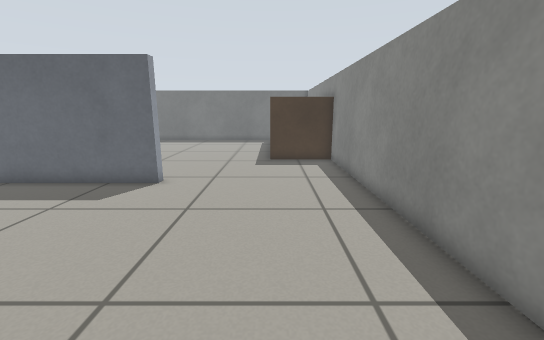
View 1 (above)

22 first-person views from a walk through a Gazebo world. The camera is 0.69 m above the floor, tilts 12° down and sees 90° across. The floor is counted in squares, 0.25 m on a side. Each view is taken from the middle of a square. On the plan, view 1 faces up. The plan holds only what a view shows up to about 19 squares ahead; the rest is blank.

View 2
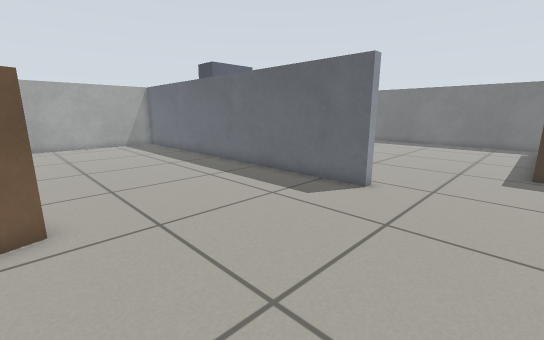

View 3
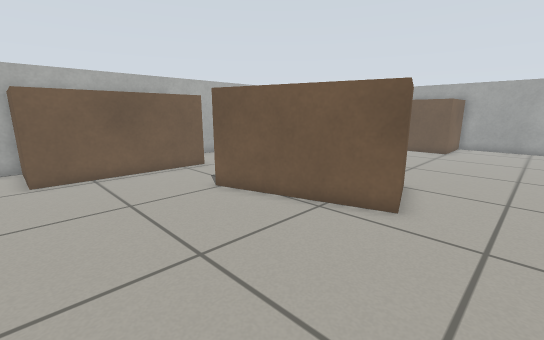

View 4
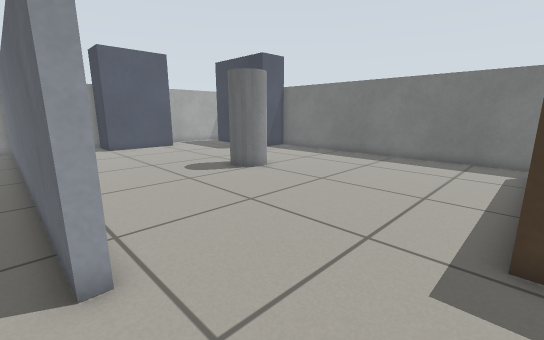

View 5
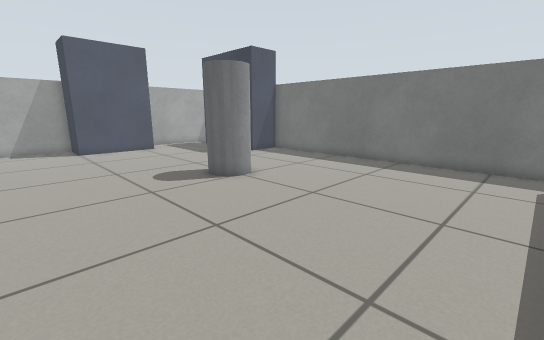

View 6
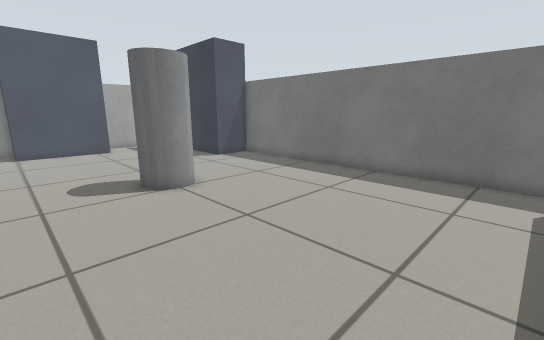

View 7
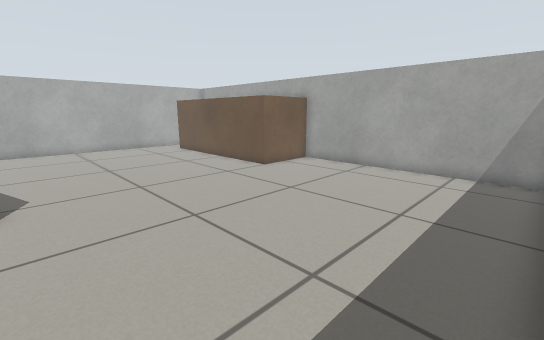

View 8
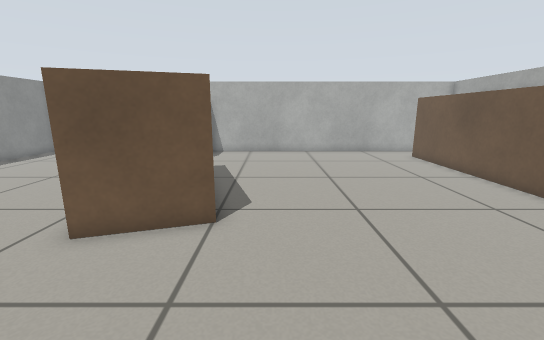

View 9
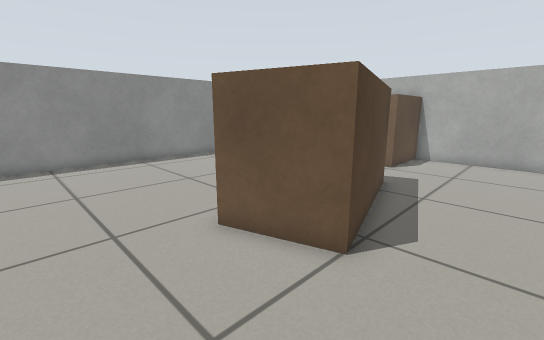

View 10
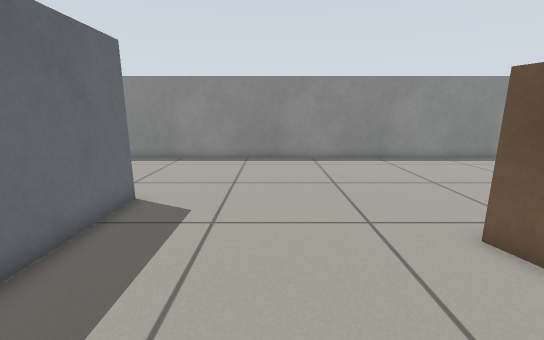

View 11
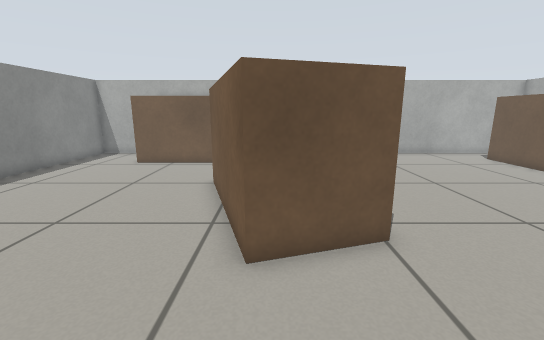

View 12
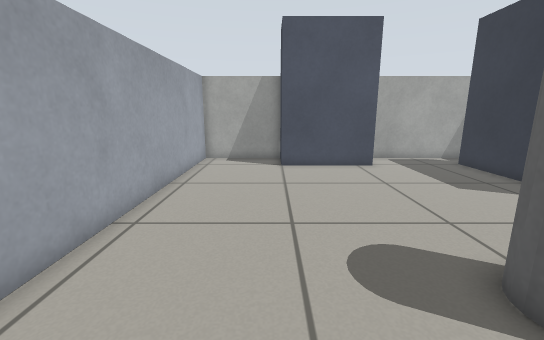

View 13
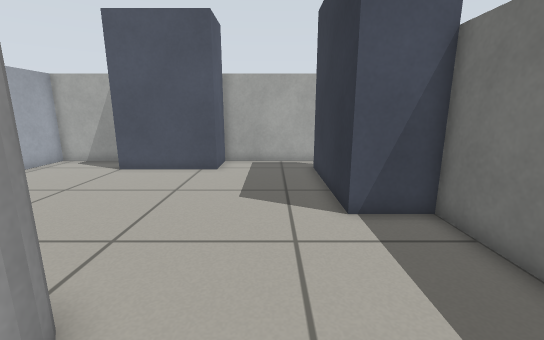

View 14
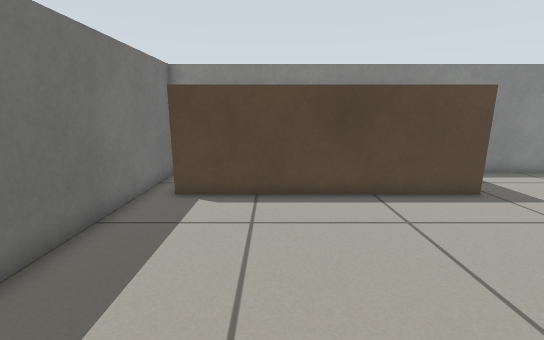

View 15
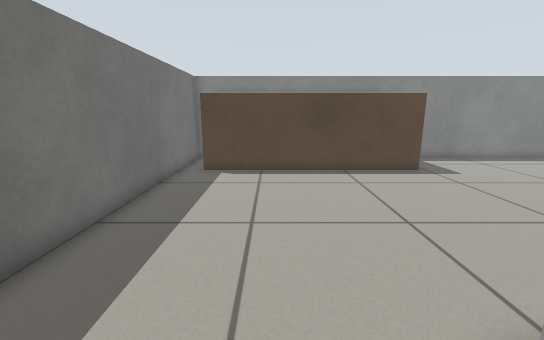

View 16
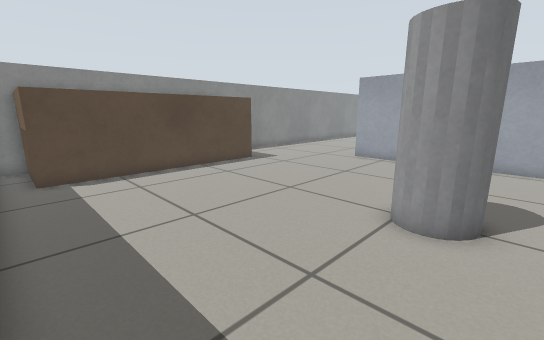

View 17
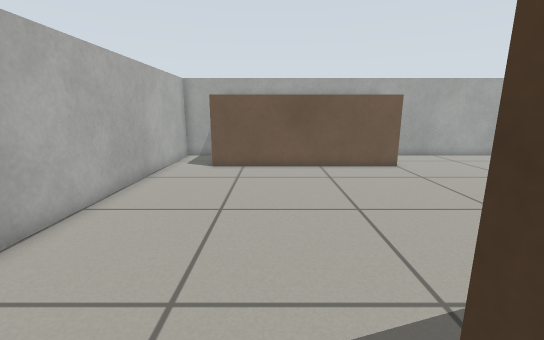

View 18
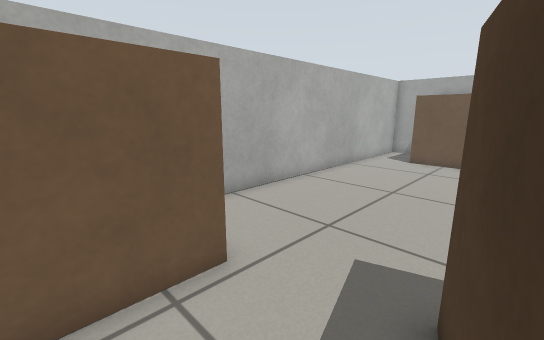

View 19
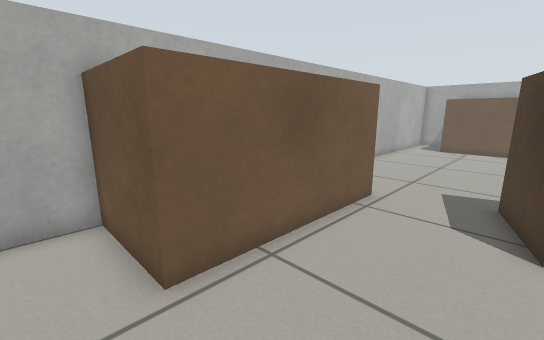

View 20
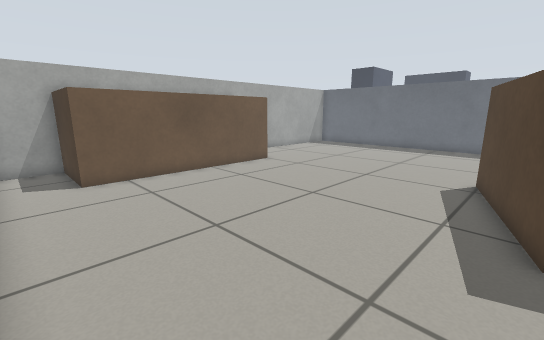

View 21
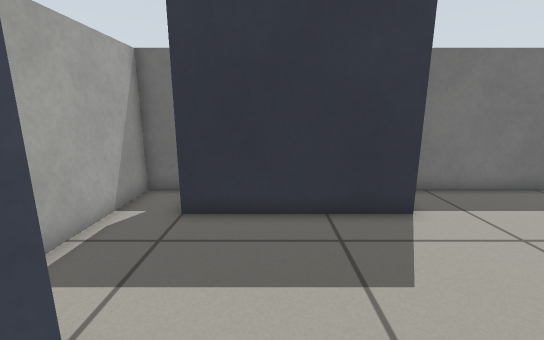

View 22
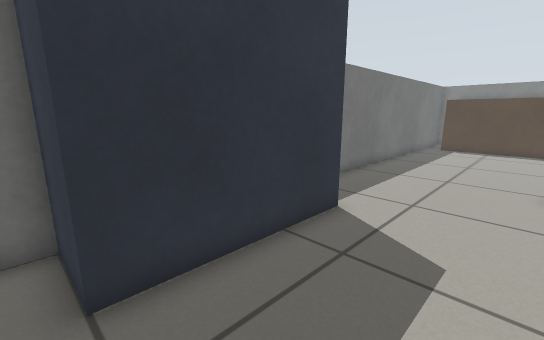

### Floor plan
Points are (right, up) in squares from view 1. A wall is a line through its corners. A room is listed if a view was taken in it or the views show most of it. See-through windows are left out.
Room 1 (views 1, 2, 3, 4, 5, 6, 7, 8, 9, 10, 11, 12, 13, 14, 15, 16, 17, 18, 19, 20, 21)
walls: (-7.1, 10.9) (-4.5, 10.9) (-4.5, 10.5) (-24.1, 10.5); (-7.5, 1.4) (-5.6, -4.7) (-8.7, -5.6) (-10.6, 0.5) (-7.5, 1.4); (-24.5, 10.5) (-24.5, -3.5); (-24.6, -0.5) (-20.9, -0.5) (-20.9, -10.1) (-24.5, -10.1); (-22.1, 20.3) (-22.1, 15.5) (-24.5, 15.5) (-24.5, 10.9) (-11.5, 10.9); (-7.7, -12.6) (-7.7, -8.9) (-0.5, -8.9) (-0.5, -12.5); (-24.5, -8.2) (-24.5, -12.5) (-6.4, -12.5); (-1.1, -12.5) (3.5, -12.5) (3.5, 15.9) (-0.1, 15.9) (-0.1, 26.3) (3.5, 26.3); (3.5, 25.9) (3.5, 27.5) (-16.1, 27.5) (-16.1, 25.1) (-21.5, 25.1)
ways out: opening at (-22, 22.5) to room 2
objects: grey cylinder (-12, 19) to (-10, 20)
Room 2 (view 22)
walls: (-21.5, 25.1) (-22.5, 25.1) (-22.5, 27.5) (-24.5, 27.5) (-24.5, 20.3) (-22.1, 20.3)
ways out: opening at (-22, 22.5) to room 1

Positions as (right, up) in squares from view 1, and headings:
1: (0, 0), facing up
2: (0, 1), facing up-left
3: (0, 4), facing down-left
4: (0, 10), facing up-left
5: (-1, 12), facing up-left
6: (-1, 15), facing up-left
7: (-11, 10), facing down-left
8: (-12, 7), facing down
9: (-13, 5), facing down-right
10: (-13, 6), facing right
11: (-8, 6), facing down
12: (-8, 15), facing left
13: (-9, 23), facing left
14: (-9, 23), facing right
15: (-13, 23), facing right
16: (-13, 27), facing down-right
17: (-7, -7), facing left
18: (-5, -5), facing down-left
19: (1, -5), facing down-left
20: (-9, -12), facing up-left
21: (-20, 18), facing up
22: (-23, 21), facing up-right
